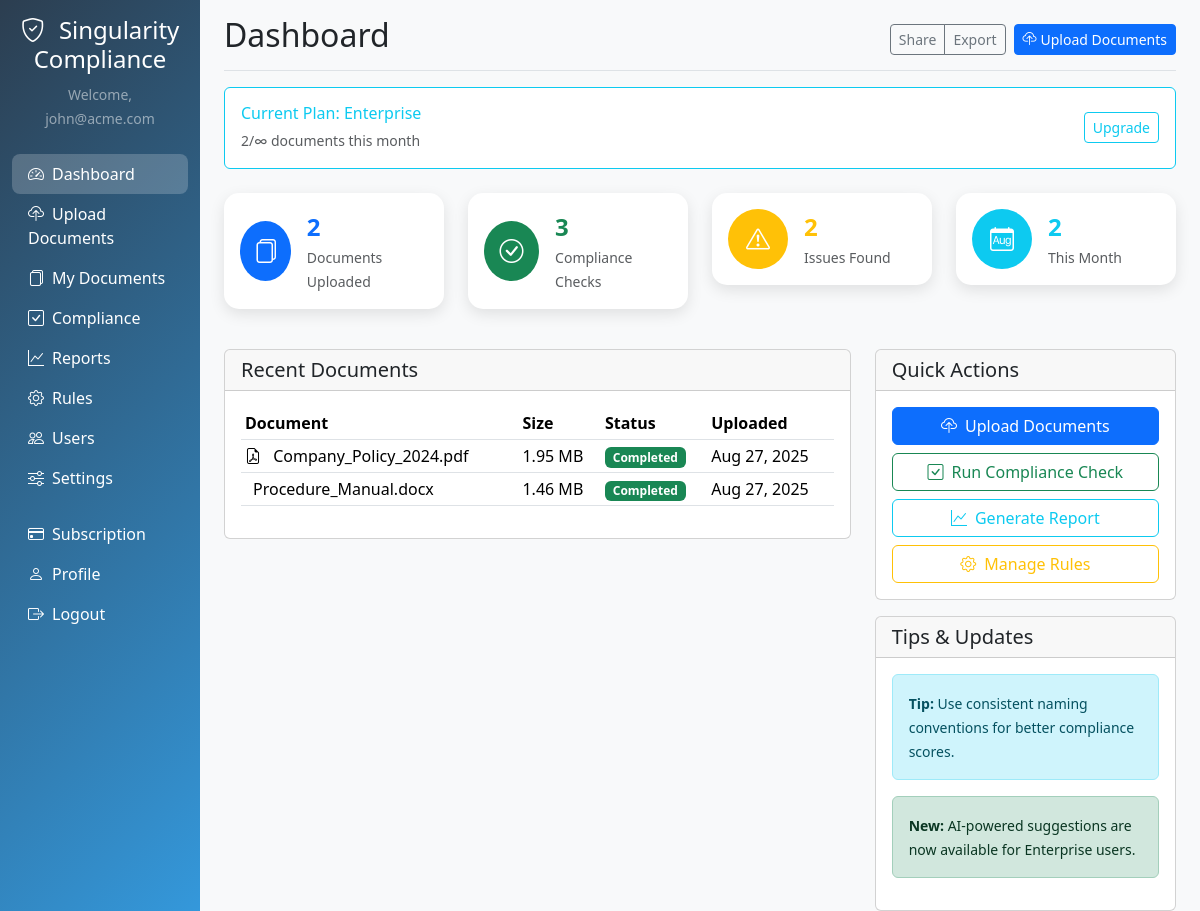
The app's page /dashboard.php (signed in) with its own data.
### tables this page shows
CREATE TABLE documents (
    id INT PRIMARY KEY AUTO_INCREMENT,
    user_id INT NOT NULL,
    organization_id INT NOT NULL,
    filename VARCHAR(255) NOT NULL,
    original_filename VARCHAR(255) NOT NULL,
    file_path VARCHAR(500) NOT NULL,
    file_size BIGINT NOT NULL,
    file_type VARCHAR(50) NOT NULL,
    mime_type VARCHAR(100),
    checksum VARCHAR(64),
    upload_date TIMESTAMP DEFAULT CURRENT_TIMESTAMP,
    status ENUM('uploaded', 'processing', 'completed', 'failed') DEFAULT 'uploaded',
    FOREIGN KEY (user_id) REFERENCES users(id) ON DELETE CASCADE,
    FOREIGN KEY (organization_id) REFERENCES organizations(id) ON DELETE CASCADE
);

### html/dashboard.php (the view, shortened to what the rows shown need)
<?php
require_once 'includes/functions.php';
$current_user = getCurrentUser();
$database = new Database();
$db = $database->getConnection();
$recent_documents = [];
try {
    $stmt = $db->prepare("SELECT * FROM documents WHERE user_id = ? ORDER BY upload_date DESC LIMIT 5");
    $stmt->execute([$current_user['id']]);
    $recent_documents = $stmt->fetchAll(PDO::FETCH_ASSOC);
} catch (Exception $e) {
    error_log("Recent documents error: " . $e->getMessage());
}
?>
<!DOCTYPE html>
<html lang="en">
<head>
    <link href="https://cdn.jsdelivr.net/npm/bootstrap@5.3.2/dist/css/bootstrap.min.css" rel="stylesheet">
    <link href="https://cdn.jsdelivr.net/npm/bootstrap-icons@1.11.1/font/bootstrap-icons.css" rel="stylesheet">
</head>
<body class="bg-light">
    <div class="container-fluid">
        <div class="row">
            <main class="col-md-9 ms-sm-auto col-lg-10 px-md-4">
                <div class="d-flex justify-content-between flex-wrap flex-md-nowrap align-items-center pt-3 pb-2 mb-3 border-bottom">
                    <h1 class="h2">Dashboard</h1>
                </div>
                <div class="row">
                    <div class="col-lg-8">
                        <div class="card">
                            <div class="card-body">
                                <?php if (empty($recent_documents)): ?>
                                    <div class="text-center py-4">
                                        <i class="bi bi-file-earmark text-muted display-4"></i>
                                        <p class="text-muted mt-3">No documents uploaded yet</p>
                                        <a href="/upload.php" class="btn btn-primary">
                                            <i class="bi bi-cloud-upload me-2"></i>Upload Your First Document
                                        </a>
                                    </div>
                                <?php else: ?>
                                    <div class="table-responsive">
                                        <table class="table table-sm">
                                            <thead>
                                                <tr>
                                                    <th>Document</th>
                                                    <th>Size</th>
                                                    <th>Status</th>
                                                    <th>Uploaded</th>
                                                </tr>
                                            </thead>
                                            <tbody>
                                                <?php foreach ($recent_documents as $doc): ?>
                                                <tr>
                                                    <td>
                                                        <i class="bi bi-file-earmark-<?php echo $doc['file_type']; ?> me-2"></i>
                                                        <?php echo htmlspecialchars($doc['original_filename']); ?>
                                                    </td>
                                                    <td><?php echo formatFileSize($doc['file_size']); ?></td>
                                                    <td>
                                                        <?php
                                                        $status_class = match($doc['status']) {
                                                            'completed' => 'success',
                                                            'processing' => 'warning',
                                                            'failed' => 'danger',
                                                            default => 'secondary'
                                                        };
                                                        ?>
                                                        <span class="badge bg-<?php echo $status_class; ?>">
                                                            <?php echo ucfirst($doc['status']); ?>
                                                        </span>
                                                    </td>
                                                    <td><?php echo date('M j, Y', strtotime($doc['upload_date'])); ?></td>
                                                </tr>
                                                <?php endforeach; ?>
                                            </tbody>
                                        </table>
                                    </div>
                                <?php endif; ?>
                            </div>
                        </div>
                    </div>
                </div>
            </main>
        </div>
    </div>
</body>
</html>

### records on screen
documents: original_filename "Company_Policy_2024.pdf", file_size "1.95 MB", status "Completed", upload_date "Aug 27, 2025"
documents: original_filename "Procedure_Manual.docx", file_size "1.46 MB", status "Completed", upload_date "Aug 27, 2025"

### other values on screen
APP_NAME "Singularity Compliance"
$current_user['email'] "john@acme.com"
$current_user['subscription_tier'] "Enterprise"
$stats['documents_this_month'] "2"
$stats['documents_uploaded'] "2"
$stats['compliance_checks'] "3"
$stats['issues_found'] "2"
